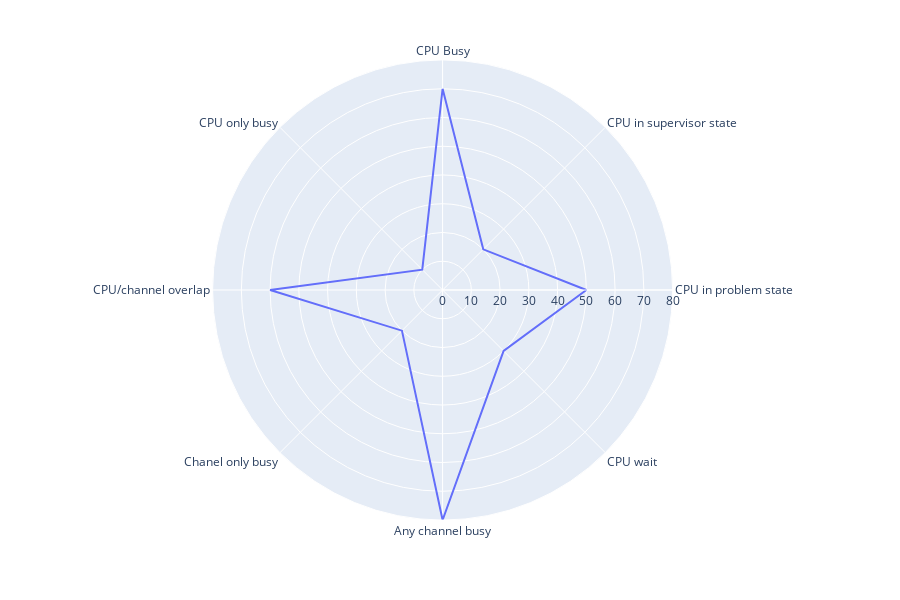

Notebook cell for this chart:
### Code cell
import plotly.express as px
import pandas as pd
df = pd.DataFrame(dict(
    rows=[70, 20, 50, 30, 80, 20,60, 10],
    lables=['CPU Busy','CPU in supervisor state','CPU in problem state', 
           'CPU wait', 'Any channel busy', 'Chanel only busy',
            'CPU/channel overlap', 'CPU only busy']))
fig = px.line_polar(df, r='rows',  theta='lables', line_close=True)
fig.show()

### Figure 1 — Plotly figure (JSON) as saved in the notebook; plotly's stock layout.template omitted (floating-point values rounded to 4 significant figures)
{"data": [{"hoverlabel": {"namelength": 0}, "hovertemplate": "rows=%{r}<br>lables=%{theta}", "legendgroup": "", "line": {"color": "#636efa", "dash": "solid"}, "mode": "lines", "name": "", "r": [70, 20, 50, 30, 80, 20, 60, 10, 70], "showlegend": false, "subplot": "polar", "theta": ["CPU Busy", "CPU in supervisor state", "CPU in problem state", "CPU wait", "Any channel busy", "Chanel only busy", "CPU/channel overlap", "CPU only busy", "CPU Busy"], "type": "scatterpolar"}], "layout": {"height": 600, "legend": {"tracegroupgap": 0}, "margin": {"t": 60}, "polar": {"angularaxis": {"direction": "clockwise", "rotation": 90}, "domain": {"x": [0, 0.98], "y": [0, 1]}}}}
